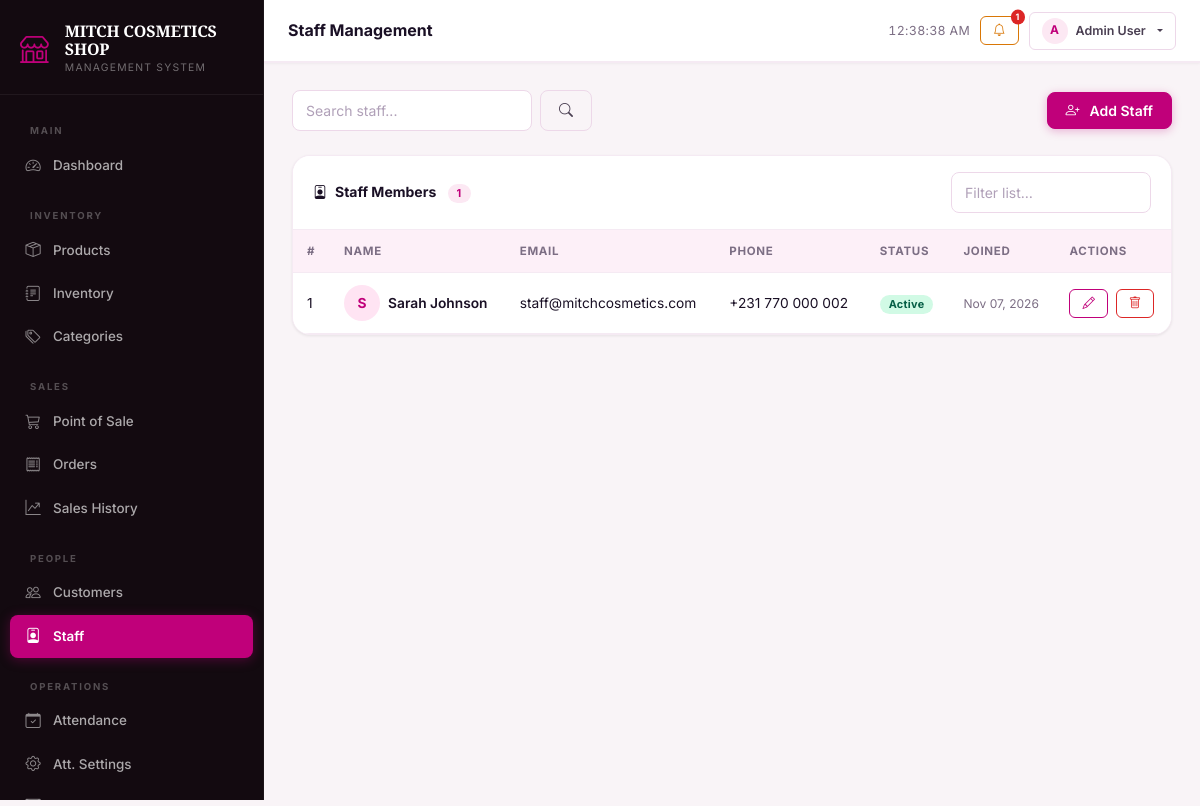
Page /staff.php (signed in) on the committed database.
### tables this page shows
CREATE TABLE IF NOT EXISTS `users` (
  `id`         INT UNSIGNED    NOT NULL AUTO_INCREMENT,
  `name`       VARCHAR(120)    NOT NULL,
  `email`      VARCHAR(180)    NOT NULL,
  `phone`      VARCHAR(30)              DEFAULT NULL,
  `password`   VARCHAR(255)    NOT NULL,
  `role`       ENUM('admin','staff','customer') NOT NULL DEFAULT 'customer',
  `avatar`     VARCHAR(255)             DEFAULT NULL,
  `address`    TEXT                     DEFAULT NULL,
  `status`     ENUM('active','inactive') NOT NULL DEFAULT 'active',
  `created_at` DATETIME        NOT NULL DEFAULT CURRENT_TIMESTAMP,
  `updated_at` DATETIME        NOT NULL DEFAULT CURRENT_TIMESTAMP ON UPDATE CURRENT_TIMESTAMP,
  PRIMARY KEY (`id`),
  UNIQUE KEY `uq_users_email` (`email`)
);

### session.php (called while the page is built, shortened)
<?php
function sanitize(string $value): string {
    return htmlspecialchars(strip_tags(trim($value)), ENT_QUOTES, 'UTF-8');
}

### staff.php (the view, shortened to what this page needs)
<?php
require_once __DIR__ . '/../includes/functions.php';
$db = getDB();
$search = sanitize($_GET['q'] ?? '');
$where  = "role='staff'";
$params = [];
$stmt = $db->prepare("SELECT * FROM users WHERE $where ORDER BY created_at DESC");
$stmt->execute($params);
$staffList = $stmt->fetchAll();
include __DIR__ . '/../includes/header.php';
?>
<div class="d-flex justify-content-between align-items-center mb-4">
  <form method="GET" class="d-flex gap-2">
    <input type="text" name="q" class="form-control" style="width:240px" placeholder="Search staff..."
           value="<?= htmlspecialchars($search) ?>">
    <button type="submit" class="btn btn-outline-secondary"><i class="bi bi-search"></i></button>
  </form>
  <button class="btn btn-primary" data-bs-toggle="modal" data-bs-target="#addStaffModal">
    <i class="bi bi-person-plus me-1"></i>Add Staff
  </button>
</div>
<div class="card">
  <div class="card-header d-flex justify-content-between align-items-center">
    <span><i class="bi bi-person-badge me-2"></i>Staff Members
      <span class="badge bg-primary ms-2"><?= count($staffList) ?></span>
    </span>
    <input type="text" id="staffTableSearch" class="form-control form-control-sm"
           style="max-width:200px" placeholder="Filter list…">
  </div>
  <div class="card-body p-0">
    <div class="table-responsive">
      <table class="table table-hover mb-0" id="staffTable">
        <thead><tr><th>#</th><th>Name</th><th>Email</th><th>Phone</th><th>Status</th><th>Joined</th><th>Actions</th></tr></thead>
        <tbody>
          <?php foreach ($staffList as $i => $s): ?>
          <tr>
            <td><?= $i+1 ?></td>
            <td>
              <div class="d-flex align-items-center gap-2">
                <div class="rounded-circle d-flex align-items-center justify-content-center fw-bold"
                     style="width:36px;height:36px;background:var(--accent);color:var(--primary);flex-shrink:0">
                  <?= strtoupper(substr($s['name'],0,1)) ?>
                </div>
                <span class="fw-semibold"><?= htmlspecialchars($s['name']) ?></span>
              </div>
            </td>
            <td><?= htmlspecialchars($s['email']) ?></td>
            <td><?= htmlspecialchars($s['phone'] ?? '—') ?></td>
            <td><?= statusBadge($s['status']) ?></td>
            <td><small class="text-muted"><?= date('M d, Y', strtotime($s['created_at'])) ?></small></td>
            <td>
              <button class="btn btn-sm btn-outline-primary me-1"
                      onclick='openEditStaff(<?= json_encode($s, JSON_HEX_TAG | JSON_HEX_APOS | JSON_HEX_QUOT | JSON_HEX_AMP) ?>)'>
                <i class="bi bi-pencil"></i>
              </button>
              <form method="POST" class="d-inline" onsubmit="return confirm('Delete this staff member?')">
                <button type="submit" class="btn btn-sm btn-outline-danger"><i class="bi bi-trash"></i></button>
              </form>
            </td>
          </tr>
          <?php endforeach; ?>
        </tbody>
      </table>
    </div>
  </div>
</div>
<?php include __DIR__ . '/../includes/footer.php'; ?>

### functions.php (shortened to what this page needs)
<?php
require_once __DIR__ . '/db.php';
require_once __DIR__ . '/session.php';
function statusBadge(string $status): string {
    $map = [
        'pending'    => 'warning',
        'processing' => 'info',
        'completed'  => 'success',
        'cancelled'  => 'danger',
        'active'     => 'success',
        'inactive'   => 'secondary',
    ];
    $color = $map[$status] ?? 'secondary';
    return '<span class="badge bg-' . $color . '">' . ucfirst(htmlspecialchars($status)) . '</span>';
}

### style.css (style rules this page uses)
:root { --primary: #c0007a; --primary-dark: #96005e; --primary-light: #e8339a; --primary-xlight: #fce8f3; --dark: #0f0a10; --dark-2: #1a0a14; --dark-3: #2d1a26; --sidebar-bg: #130a10; --bg: #f9f4f7; --surface: #ffffff; --surface-2: #fdf0f8; --border: #edd8e9; --border-light: #f5eaf3; --text: #1a1025; --text-2: #4a3f52; --text-muted: #7c6e84; --text-inv: #ffffff; --success: #059669; --success-light: #d1fae5; --warning: #d97706; --warning-light: #fef3c7; --danger: #dc2626; --danger-light: #fee2e2; --info: #0284c7; --info-light: #e0f2fe; --accent: #ffe4f3; --accent-2: #ffd6ee; --secondary: #ff6fb5; --sidebar-w: 264px; --topbar-h: 62px; --radius-sm: 8px; --radius: 12px; --radius-lg: 18px; --radius-xl: 24px; --shadow-xs: 0 1px 3px rgba(0,0,0,.08); --shadow-sm: 0 2px 8px rgba(0,0,0,.08); --shadow: 0 4px 20px rgba(192,0,122,.10); --shadow-md: 0 8px 30px rgba(192,0,122,.14); --shadow-lg: 0 20px 60px rgba(0,0,0,.18); --t-fast: all .15s ease; --t: all .25s ease; --t-slow: all .4s ease; }
*, *::before, *::after { box-sizing: border-box; }
html { scroll-behavior: smooth; }
body { font-family: 'Inter', 'Segoe UI', system-ui, sans-serif; font-size: 15px; line-height: 1.6; background: var(--bg); color: var(--text); margin: 0; overflow-x: hidden; -webkit-font-smoothing: antialiased; }
.card { border: 1px solid var(--border-light); border-radius: var(--radius-lg); box-shadow: var(--shadow-xs); background: var(--surface); overflow: hidden; }
.card-header { background: var(--surface); border-bottom: 1px solid var(--border-light); font-weight: 700; font-size: .875rem; padding: 16px 20px; color: var(--text); display: flex; align-items: center; }
.card-body { padding: 20px; }
.table { vertical-align: middle; font-size: .86rem; margin: 0; }
.table > :not(caption) > * > * { padding: 12px 14px; border-color: var(--border-light); }
.table th { font-size: .72rem; font-weight: 700; text-transform: uppercase; letter-spacing: .7px; color: var(--text-muted); white-space: nowrap; background: var(--surface-2); }
.table td { color: var(--text); }
.table-hover tbody tr { transition: var(--t-fast); }
.btn { font-size: .875rem; font-weight: 600; border-radius: var(--radius-sm); padding: 8px 18px; transition: var(--t); line-height: 1.4; display: inline-flex; align-items: center; justify-content: center; gap: 6px; }
.btn-primary { background: var(--primary); border-color: var(--primary); color: #fff; box-shadow: 0 2px 10px rgba(192,0,122,.28); }
.btn-outline-primary { color: var(--primary); border-color: var(--primary); background: transparent; }
.btn-outline-secondary { color: var(--text-2); border-color: var(--border); background: transparent; }
.btn-outline-danger { color: var(--danger); border-color: var(--danger); }
.btn-sm { font-size: .78rem; padding: 5px 12px; border-radius: 6px; }
.badge { font-size: .68rem; font-weight: 700; letter-spacing: .3px; padding: 4px 9px; border-radius: 99px; }
.badge.bg-success { background: var(--success-light) !important; color: #065f46; }
.badge.bg-primary { background: var(--primary-xlight) !important; color: var(--primary); }
.form-control, .form-select { font-size: .875rem; border: 1.5px solid var(--border); border-radius: var(--radius-sm); padding: 9px 13px; background: var(--surface); color: var(--text); transition: var(--t-fast); }
.form-control::placeholder { color: #b0a0b8; }
.text-muted { color: var(--text-muted) !important; }

### rows in the picture
users: name "S", name "Sarah Johnson", email "staff@mitchcosmetics.com", phone "+231 770 000 002", status "Active", created_at "Nov 07, 2026"

### other values in the picture
APP_NAME "MITCH COSMETICS SHOP"
$pageTitle "Staff Management"
$lowCount "1"
substr($user['name'] ?? 'U', 0, 1) "A"
$user['name'] "Admin User"
count($staffList) "1"
